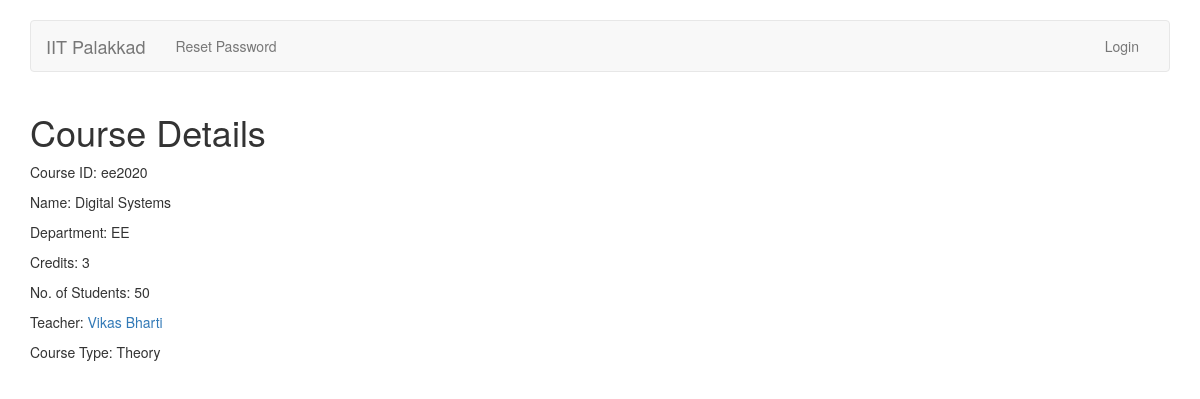
The page /accounts/display/course/1/ on the database its author committed.
### accounts/models.py (models this page shows)
class Course(models.Model):
	COURSE_TYPES = (
		('L','Lab'),
		('T','Theory'),
	)
	course_id = models.CharField(max_length=20)
	name = models.CharField(max_length=255)
	department = models.CharField(max_length=100)
	credits = models.IntegerField()
	students = models.IntegerField(default=0)
	teacher = models.ForeignKey(TeacherProfile, related_name='course_teacher', on_delete=models.CASCADE)
	course_type = models.CharField(max_length=1, choices=COURSE_TYPES)
	def __str__(self):
		return self.name

class TeacherProfile(models.Model):
	user = models.OneToOneField(User, unique=True, on_delete=models.CASCADE, null=True, related_name='teacher_profile')
	phone_number = models.CharField(max_length=10)
	address = models.CharField(max_length=100)
	def __str__(self):
		return self.user.first_name + " " + self.user.last_name

class User(AbstractUser):
    	TA = 1
    	TEACHER = 2
    	ADMIN = 3
    	ROLE_CHOICES = (
        	(TA, 'TA'),
        	(TEACHER, 'Teacher'),
        	(ADMIN, 'Admin'),
    	)
	role = models.PositiveSmallIntegerField(choices=ROLE_CHOICES, null=True, blank=True)

### accounts/views.py (the view)
# urls.py: url(r'^display/course/(?P<pk>\d+)/$', views.display_course, name='display_course'),
def display_course(request, pk):
	courses = Course.objects.get(id=pk)
	args = { 'courses': courses }
	return render(request, 'accounts/display_course.html', args)

### accounts/templates/accounts/display_course.html (shortened to what this page needs)
{% extends 'base.html' %}
{% block body %}
	<div class="container">
		<h1>Course Details</h1>
		<p>Course ID: {{ courses.course_id }}</p>
		<p>Name: {{ courses.name }}</p>
		<p>Department: {{ courses.department }}</p>
		<p>Credits: {{ courses.credits }}</p>
		<p>No. of Students: {{ courses.students }}</p>
		<p>Teacher: <a href="{% url 'profile_view_other' pk=courses.teacher.id %}">{{ courses.teacher }}</a></p>
		{% if courses.course_type == 'L' %}
			<p>Course Type: Lab</p>
		{% else %}
			<p>Course Type: Theory</p>
		{% endif %}
	</div>
{% endblock %}

### rows shown on the page
Course: course_id "ee2020", name "Digital Systems", department "EE", credits "3", students "50", teacher "Vikas Bharti"
